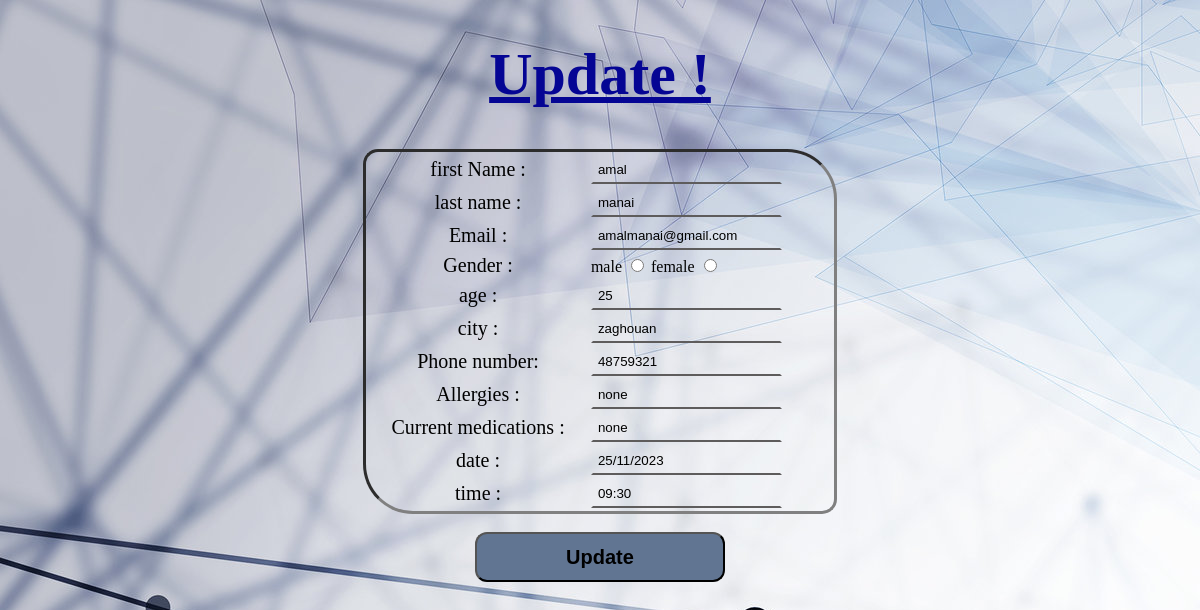
Screenshot of /update/2 with the database file from the repository.
### mentor/models.py (models this page shows, shortened)
class Patient(models.Model):
    firstName = models.CharField(max_length=100,blank=False,null=False )
    lastName = models.CharField(max_length=100,blank=False,null=False)
    email = models.EmailField()
    gender = models.CharField(max_length=10,blank=False,null=False)
    age = models.IntegerField()
    city = models.CharField(max_length=10,blank=False,null=False)
    phone = models.CharField(max_length=8,blank=False,null=False)
    allergies = models.CharField(max_length=100,null=True)
    medications = models.CharField(max_length=100,null=True)
    date = models.CharField(max_length=100,blank=False,null=False)
    time = models.CharField(max_length=100,blank=False,null=False)

### mentor/views.py (the view, shortened to what this page needs)
# urls.py: path('update/<id>', views.update, name='update'),
def update(request,id):
    d=Patient.objects.get(id=id)
    context={"d":d}
    return render(request, 'update.html',context)

### templates/update.html (shortened to what this page needs)
<!DOCTYPE html>
<html>
    <head>
      {% load static %}
      <link rel="stylesheet" href="{% static 'css/1.css' %}" />
    </head>
    <body id="b2" style="background-image: url('{% static 'images/b.jpg' %}');">
<h1 ><u> Update !</u> </h1>
<form method="POST" action="/update/{{d.id}}">
<table id="tab1" width =40% align="center" >
  <tr>
    <td id="td"> first Name : </td> <td><input type="text" placeholder="first name" name="nom" value={{d.firstName}}></td>
  </tr>
  <tr>
    <td id="td"> last name : </td> <td><input type="text" placeholder="last name" name="prenom" value={{d.lastName}}></td>
  </tr>
  <tr>
    <td id="td">Email : </td> <td ><input type="email" placeholder="ex: myname@example.com" name="email" value={{d.email}}></td>
  </tr>
  <tr>
    <td id="td"> Gender : </td>
    <td>
        <label> male      </label>
        <input type="radio" value="Homme" name="sexe" >
        <label> female      </label>
        <input type="radio" value="Femme" name="sexe" >
    </td>
  </tr>
  <tr>
    <td id="td"> age :</td>
      <td> <input type="text" placeholder="age" name="age" value={{d.age}}></td>
  </tr>
  <tr>
    <td id="td"> city : </td><td > <input type="text" placeholder="city" name="ville" value={{d.city}}></td>
  </tr>
  <tr>
  <td id="td"> Phone number: </td> <td > <input type="text" placeholder="speciality" name="phone" value={{d.phone}}> </td>
</tr>
<tr >
  <td id="td"> Allergies : </td>
  <td><input type="text" placeholder="enter allergies if you have" name="allergies" value={{d.allergies}}></td>
</tr>
<tr>
  <td id="td"> Current medications : </td>
  <td><input type="text" placeholder="you Current medications " name="medications" value={{d.medications}}></td>
</tr>
<tr>
  <td id="td"> date : </td>
  <td><input type="text" placeholder="yy/mm/yyyy " name="date" value={{d.date}}></td>
</tr>
<tr>
  <td id="td"> time : </td>
  <td><input type="text" placeholder="hh:mm " name="time" value={{d.time}}></td>
</tr>
</table> <br>
    <form align="center"> <button id="butt2" type="submit"> Update </button> </form>
  </form>
</body>
</html>

### project/static/css/1.css (style rules this page uses)
#b2 { text-align: center; }
h1 { color:rgb(5, 5, 148) ; font-family:fantasy ;font-weight: bolder ; text-align: center ; font-size:30px; font-size: 60px; }
#tab1 { border-style:inset ;border-radius:15px 50px;text-align: left; }
#td { font-size: 20px;text-align: center; }
button { border-radius:12px 12px; background-color: rgb(97, 117, 146); height:50px;width:250px;cursor: pointer;font-size:20px;font-weight: bold;text-align: left; }
input { border: 2px solid transparent; padding: 5px; outline: none; background-color: transparent; border-bottom: #5e5c5c solid 2px; }
#butt2 { border-radius:12px 12px; background-color: rgb(97, 117, 146);text-align: center; }

### rows the page displays
Patient: nom "amal", prenom "manai", email "amalmanai@gmail.com", age "25", ville "zaghouan", phone "48759321", allergies "none", medications "none", date "25/11/2023", time "09:30"
